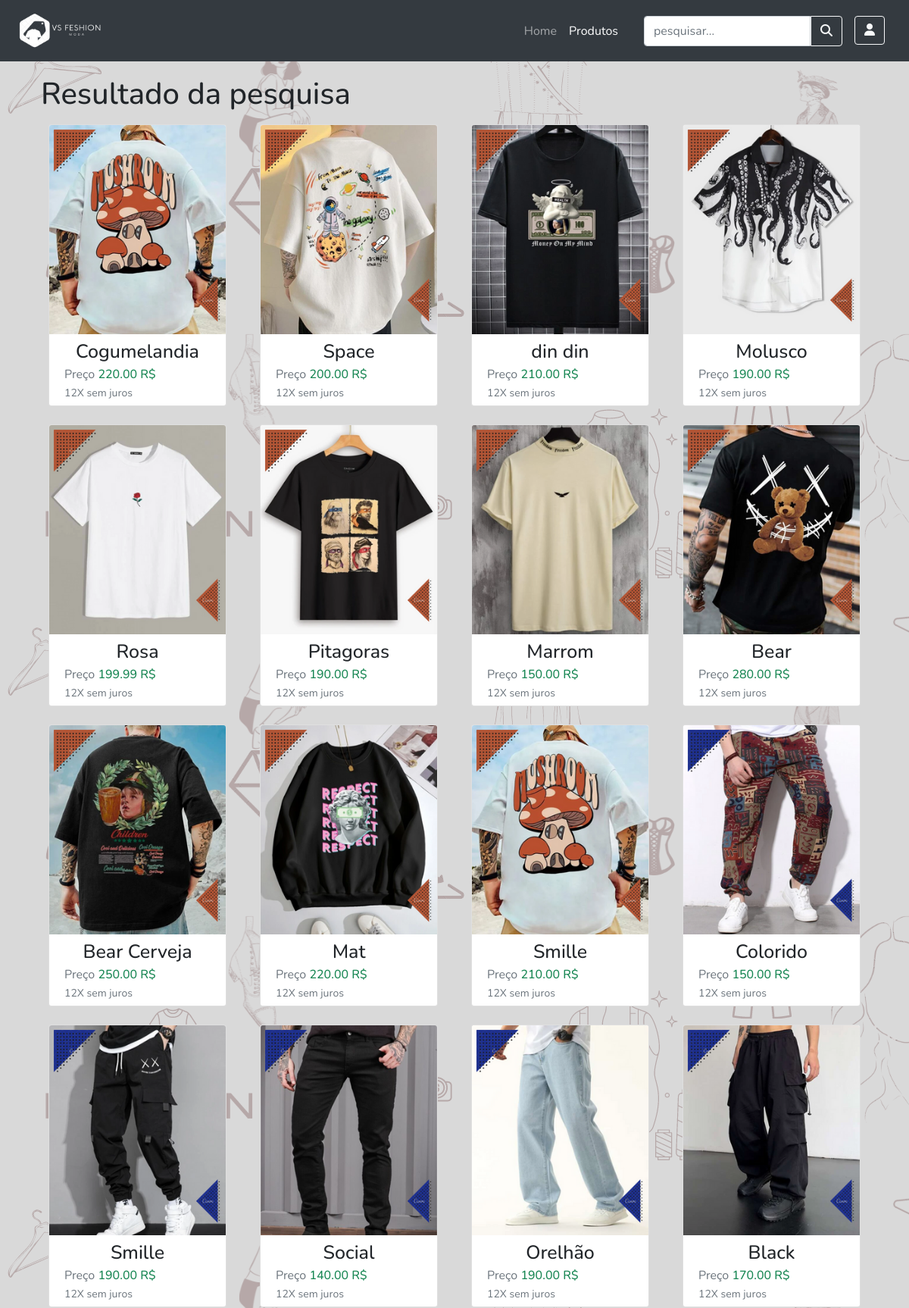
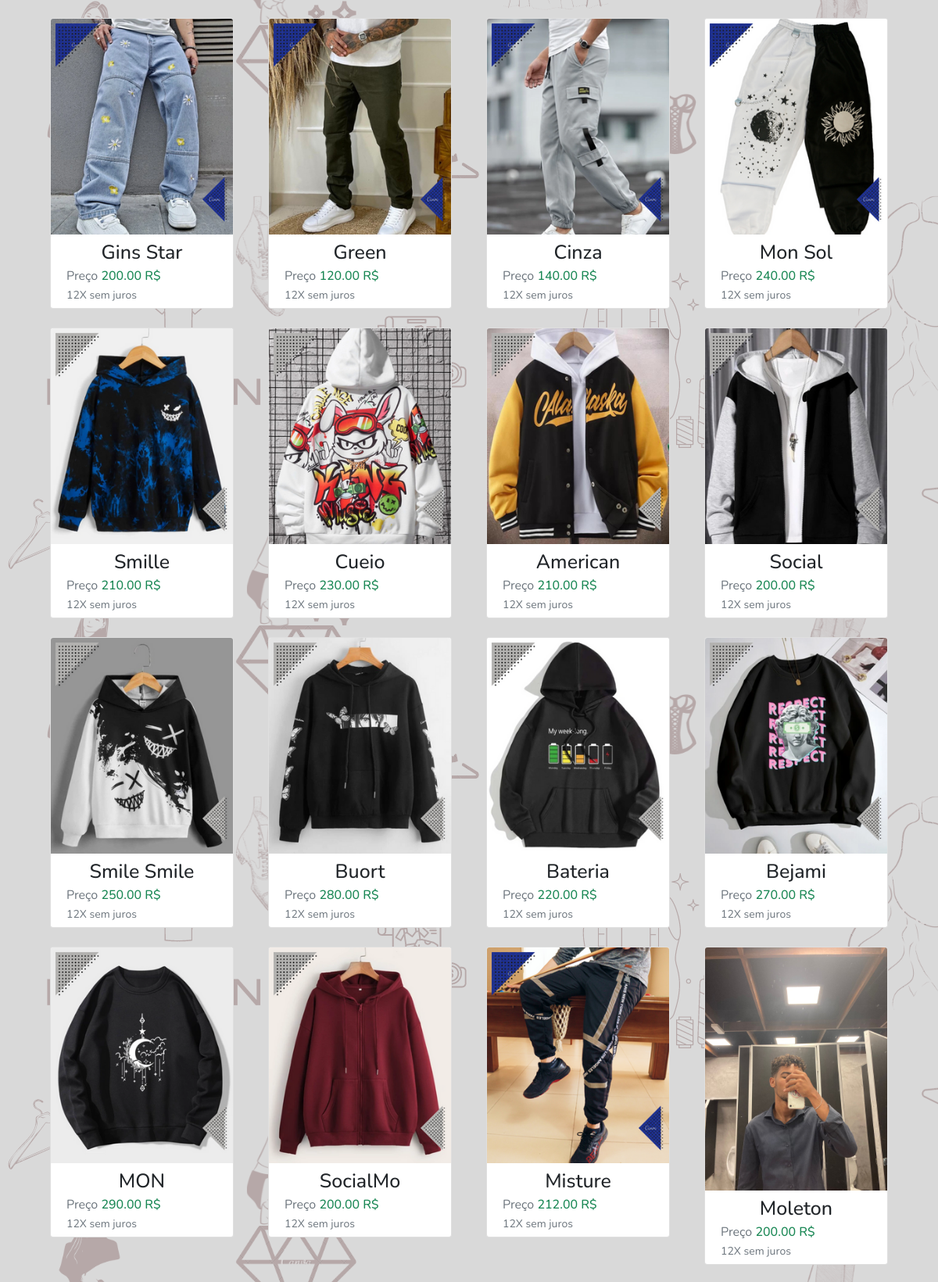
Page /pesquisa_tudo.php (upper part) on the committed database (2 pictures, top to bottom).
### tables this page shows
CREATE TABLE `produto` (
  `id` int(11) NOT NULL,
  `titulo` varchar(100) NOT NULL,
  `descricao` text NOT NULL,
  `genero` varchar(30) NOT NULL,
  `tamanho` varchar(20) NOT NULL,
  `preco` decimal(10,2) NOT NULL,
  `quantidade` int(7) NOT NULL,
  `estilo_roupa` varchar(40) NOT NULL,
  `name_imagem` varchar(200) DEFAULT NULL,
  `type_imagem` varchar(30) DEFAULT NULL,
  `tmp_imagem` blob DEFAULT NULL,
  `usuario_id` int(11) DEFAULT NULL,
  `administrador_id` int(11) DEFAULT NULL
);

### pesquisa_tudo.php (the view, shortened to what this page needs)
<?php
    include_once "php/conexao.php";
    $pesquisa = $_POST['pesquisa'];
?>
<!DOCTYPE html>
<html lang="en">
<head>
    <link rel="stylesheet" href="css/bootstrap.min.css">
    <link href="https://cdn.jsdelivr.net/npm/bootstrap@5.0.2/dist/css/bootstrap.min.css" rel="stylesheet">
    <link rel="stylesheet" href="css/estilo-produtos.css">
</head>
    <body>
        <header>
            <nav class="navbar navbar-expand-md navbar-dark bg-personalit fixed-top">
                <div class="container-fluid">
                    <a href="index.php" class="navbar-brand"><img src="imagens/Vitinho.png" alt="" width="110"></a>
                    <div class="collapse navbar-collapse" id="nav-principal">
                        <div class="ms-auto"  >
                            <ul class="navbar-nav me-2 bordabotom">
                                <li class="nav-item">
                                    <a class="nav-link" href="index.php" aria-current="page">Home</a>
                                </li>
                                <li class="nav-item">
                                    <a class="nav-link active me-3" href="produtos.php">Produtos</a>
                                </li>
                                <form action="pesquisa_tudo.php" method="post" class="d-flex icon-mgl me-3">
                                    <input type="text" class="form-control bordal" value="<?php echo $pesquisa; ?>" name="pesquisa" placeholder="pesquisar...">
                                    <button type="submit" class="btn btn-outline-light bordar"><i class="fa-solid fa-magnifying-glass"></i></button>
                                </form>
                                <li class="nav-item dropdown">
                                    <a id="nav-botão" class=" btn btn-outline-light navbotao transicao_color dropdown-toggle" href="#" href="#" role="button" data-bs-toggle="dropdown" aria-expanded="false"><i class="fa-solid fa-user"></i></a>
                                </li>
                            </ul>
                        </div>
                </div>
            </nav>
        </header>
        <?php
        $pesquisa = $_POST['pesquisa'];
        $stmt = $pdo->prepare("SELECT * FROM produto WHERE titulo LIKE :pesquisa");
        $stmt->bindValue(':pesquisa', '%' .$pesquisa. '%' );
        $stmt->execute();
        $resultados = $stmt->fetchAll(PDO::FETCH_ASSOC);
        ?>
        <section id="produtos" class="mb-mx">
            <div class="container">
                <?php if(!empty($resultados)){ ?>
                    <h1 class="text-dark mb-3">Resultado da pesquisa</h1>
                <div class="row row-cols-1 row-cols-sm-4 g-4">
                    <?php
                        foreach ($resultados as $row) {
                            $id = $row['id'];
                            $titulo = $row['titulo'];
                            $valor = $row['preco'];
                            $imagem = $row['name_imagem'];
                            $estilo = $row['estilo_roupa'];
                            $pasta = ucfirst($estilo);
                            echo '<div class="col">';
                                echo '<div class="card">';
                                    echo '<a href="tela_produto.php?id_produto='. $id .'" class="text-decoration-none">';
                                        ?><img class="card-img-top" src="imagens/<?php echo $pasta; ?>/<?php echo $imagem; ?>" alt="Card image cap"><?php
                                        echo '<div class="card-body">';
                                            echo '<h4 class="card-title text-center text-dark estilo-card-h4">' . $titulo . '</h4>';
                                            echo '<p class="card-text text-muted estilo-card-p">Preço <span class="text-success h6 estilo-card-p">' . $valor . ' R$</span> <br> <small class="">12X sem juros</small></p>';
                                        echo '</div>';
                                    echo '</a>';
                                echo '</div>';
                            echo '</div>';
                        }?>
                </div>
                <?php } ?>
            </div>
        </section>
    </body>
</html>

### css/estilo-produtos.css (style rules this page uses)
* { margin: 0; padding: 0; font-family: 'Nunito', sans-serif; }
html,body { height: 100%; overflow-x: hidden; }
body { background: #D9D9D9 url(../imagens/Imagem\ de\ fundo.png); background-attachment:fixed ; }
@media (min-width: 575px) { .estilo-card-h4 { font-size: 10px; } }
@media (min-width: 575px) { .estilo-card-p { font-size: 6px; } }
@media (min-width: 768px) { .estilo-card-h4 { font-size: 16px; } }
@media (min-width: 768px) { .estilo-card-p { font-size: 11px; } }
@media (min-width: 768px) { .icon-mgl { margin-left: 10px; } }
@media (min-width: 992px) { .estilo-card-h4 { font-size: 22px; } }
@media (min-width: 992px) { .estilo-card-p { font-size: 16px; } }
@media (min-width: 1200px) { .estilo-card-h4 { font-size: 25px; } }
@media (min-width: 1200px) { .estilo-card-p { font-size: 16px; } }
.bordar { border-top-left-radius: 0 ; border-bottom-left-radius: 0; }
.bordal { border-top-right-radius: 0; border-bottom-right-radius: 0; }
.dropdown-toggle::after { content: none; }
.bg-personalit { background: #343a40; }
.mb-mx { margin-top: 100px; }
.card { position: relative; display: -ms-flexbox; display: flex; margin: 0 10px; -ms-flex-direction: column; flex-direction: column; min-width: 0; word-wrap: break-word; background-color: #fff; background-clip: border-box; border: 1px solid rgba(0,0,0,.125); border-radius: 0.25rem; }
.card-body { -ms-flex: 1 1 auto; flex: 1 1 auto; padding: 5px 20px; }
.card-title { margin: 3px 0; }
.transicao_color { transition: background-color .4s; }

### rows in the picture
produto: name_imagem (picture), titulo "Cogumelandia", preco "220.00"
produto: name_imagem (picture), titulo "Space", preco "200.00"
produto: name_imagem (picture), titulo "din din", preco "210.00"
produto: name_imagem (picture), titulo "Molusco", preco "190.00"
produto: name_imagem (picture), titulo "Rosa", preco "199.99"
produto: name_imagem (picture), titulo "Pitagoras", preco "190.00"
produto: name_imagem (picture), titulo "Marrom", preco "150.00"
produto: name_imagem (picture), titulo "Bear", preco "280.00"
produto: name_imagem (picture), titulo "Bear Cerveja", preco "250.00"
produto: name_imagem (picture), titulo "Mat", preco "220.00"
produto: name_imagem (picture), titulo "Smille", preco "210.00"
produto: name_imagem (picture), titulo "Colorido", preco "150.00"
produto: name_imagem (picture), titulo "Smille", preco "190.00"
produto: name_imagem (picture), titulo "Social", preco "140.00"
produto: name_imagem (picture), titulo "Orelhão", preco "190.00"
produto: name_imagem (picture), titulo "Black", preco "170.00"
produto: name_imagem (picture), titulo "Gins Star", preco "200.00"
produto: name_imagem (picture), titulo "Green", preco "120.00"
produto: name_imagem (picture), titulo "Cinza", preco "140.00"
produto: name_imagem (picture), titulo "Mon Sol", preco "240.00"
produto: name_imagem (picture), titulo "Smille", preco "210.00"
produto: name_imagem (picture), titulo "Cueio", preco "230.00"
produto: name_imagem (picture), titulo "American", preco "210.00"
produto: name_imagem (picture), titulo "Social", preco "200.00"
produto: name_imagem (picture), titulo "Smile Smile", preco "250.00"
produto: name_imagem (picture), titulo "Buort", preco "280.00"
produto: name_imagem (picture), titulo "Bateria", preco "220.00"
produto: name_imagem (picture), titulo "Bejami", preco "270.00"
produto: name_imagem (picture), titulo "MON", preco "290.00"
produto: name_imagem (picture), titulo "SocialMo", preco "200.00"
produto: name_imagem (picture), titulo "Misture", preco "212.00"
produto: name_imagem (picture), titulo "Moleton", preco "200.00"
